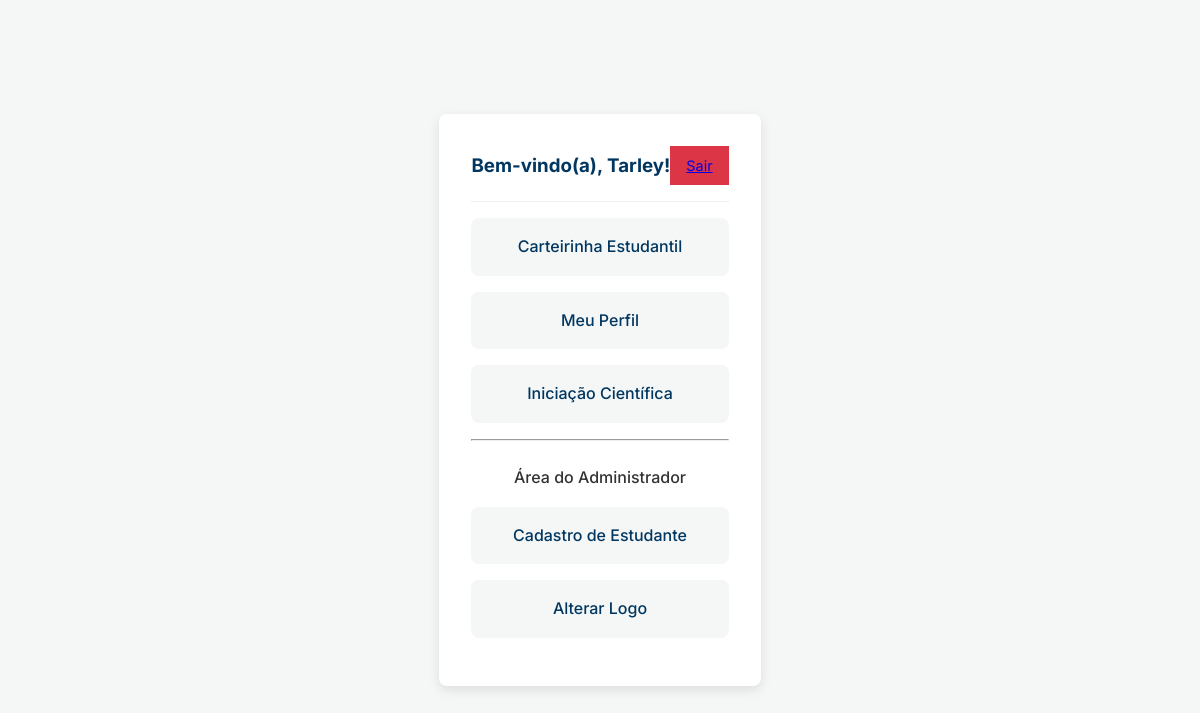
Before: /menu (signed in) with the older database file.
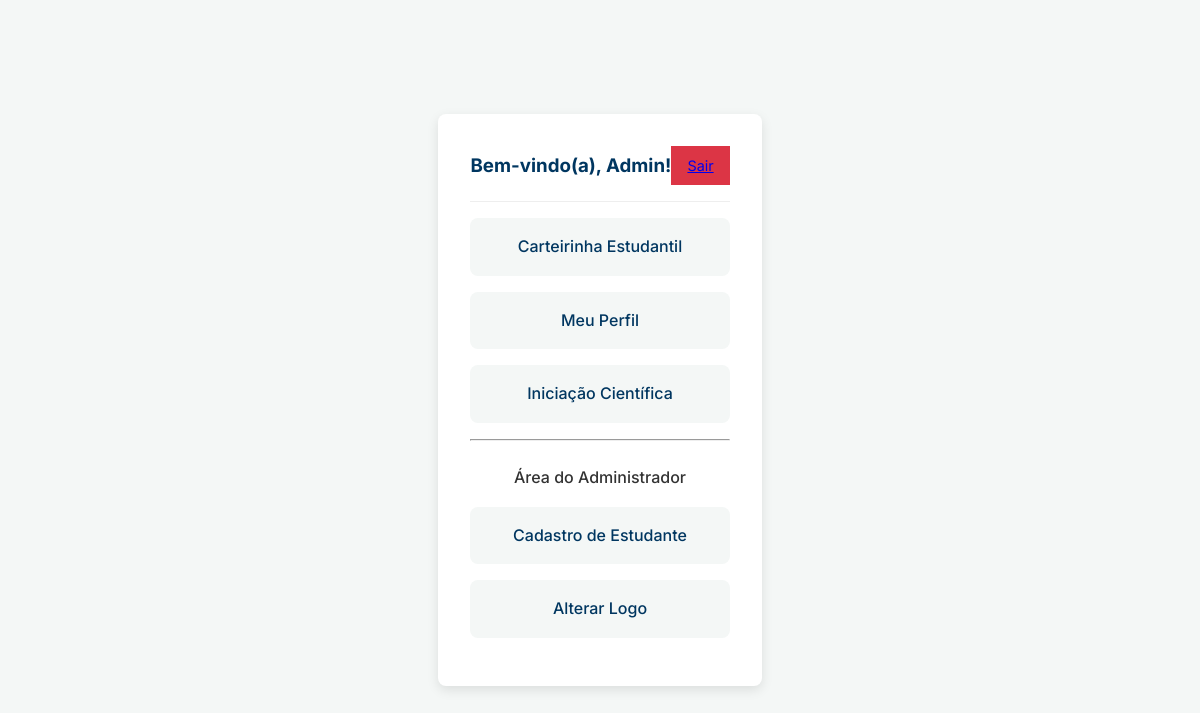
After: the same page with the newer database file.
### app/models.py (models this page shows, shortened)
class Aluno(db.Model):
    id = db.Column(db.Integer, primary_key=True)
    nome = db.Column(db.String(100), nullable=False)
    cpf = db.Column(db.String(14), unique=True, nullable=False)
    data_nascimento = db.Column(db.String(10), nullable=False)
    matricula = db.Column(db.String(20), unique=True, nullable=False)
    senha_hash = db.Column(db.String(128))  # Nunca guarde a senha em texto!
    is_admin = db.Column(db.Boolean, default=False)
    foto_url = db.Column(db.String(255))

### app/routes.py (the view)
@bp.route('/menu')
def menu():
    if 'aluno_id' not in session:
        return redirect(url_for('main.login'))
    aluno_logado = Aluno.query.get_or_404(session['aluno_id'])
    return render_template('menu.html', title='Menu Principal', aluno=aluno_logado)

### app/templates/menu.html
{% extends "base.html" %}
{% block page_css %}
    <link rel="stylesheet" href="{{ url_for('static', filename='css/menu.css') }}">
{% endblock %}
{% block content %}
<div class="menu-container">
    <div class="header">
        <h3>Bem-vindo(a), {{ aluno.nome.split()[0] }}!</h3>
        <a href="{{ url_for('main.logout') }}" class="btn-logout">Sair</a>
    </div>
    <div class="menu-options">
        <a href="{{ url_for('main.carteirinha') }}" class="menu-option">Carteirinha Estudantil</a>
        <a href="{{ url_for('main.perfil') }}" class="menu-option">Meu Perfil</a>
        <a href="#" class="menu-option">Iniciação Científica</a>
        {% if aluno.is_admin %}
        <hr>
        <h4 class="admin-title">Área do Administrador</h4>
        <a href="{{ url_for('main.cadastro_estudante') }}" class="menu-option admin-option">Cadastro de Estudante</a>
        <a href="{{ url_for('main.upload_logo') }}" class="menu-option admin-option">Alterar Logo</a>
        {% endif %}
    </div>
</div>
{% endblock %}

### app/templates/base.html (shortened to what this page needs)
<!DOCTYPE html>
<html lang="pt-BR">
<head>
    <link rel="stylesheet" href="{{ url_for('static', filename='css/base.css') }}">
    {% block page_css %}{% endblock %}
</head>
<body>
    <main class="container">
        {% block content %}{% endblock %}
    </main>
</body>
</html>

### app/static/css/base.css (style rules this page uses)
:root { --primary-blue: #005A9C; --dark-blue: #003660; --light-gray: #f4f7f6; --text-color: #333; --white: #ffffff; --danger: #dc3545; --success: #198754; --info: #0dcaf0; --border-radius: 8px; --box-shadow: 0 4px 12px rgba(0, 0, 0, 0.1); }
* { box-sizing: border-box; margin: 0; padding: 0; }
body { font-family: 'Inter', sans-serif; background-color: var(--light-gray); color: var(--text-color); line-height: 1.6; display: flex; justify-content: center; align-items: center; min-height: 100vh; padding: 1rem; }

### app/static/css/menu.css (style rules this page uses)
.menu-container { background-color: var(--white); padding: 2rem; border-radius: var(--border-radius); box-shadow: var(--box-shadow); width: 100%; max-width: 500px; }
.menu-container .header { display: flex; justify-content: space-between; align-items: center; padding-bottom: 1rem; margin-bottom: 1rem; border-bottom: 1px solid #eee; }
.menu-container .header h3 { color: var(--dark-blue); }
.btn-logout { background-color: var(--danger); padding: 0.5rem 1rem; font-size: 0.9rem; }
.menu-options .menu-option { display: block; background-color: var(--light-gray); color: var(--dark-blue); padding: 1rem; margin-bottom: 1rem; text-decoration: none; text-align: center; font-weight: 500; border-radius: var(--border-radius); transition: background-color 0.3s ease, transform 0.2s ease; }
.admin-title { text-align: center; margin: 1.5rem 0 1rem; color: var(--text-color); font-weight: 500; }
.admin-option { background-color: var(--dark-blue); color: var(--white); }

Changed rows visible on the page:
changed Aluno: nome "Tarley" → "Admin"
